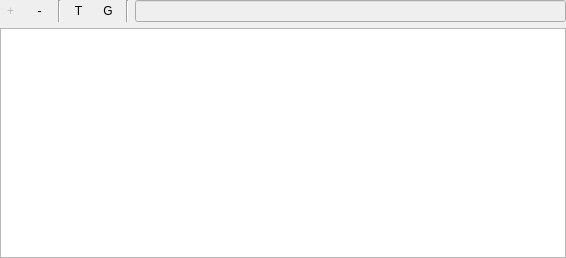
<?xml version="1.0" encoding="UTF-8"?>
<ui version="4.0">
 <class>CatalogueEventsWidget</class>
 <widget class="QWidget" name="CatalogueEventsWidget">
  <property name="geometry">
   <rect>
    <x>0</x>
    <y>0</y>
    <width>566</width>
    <height>258</height>
   </rect>
  </property>
  <property name="windowTitle">
   <string>Form</string>
  </property>
  <layout class="QVBoxLayout" name="verticalLayout">
   <property name="leftMargin">
    <number>0</number>
   </property>
   <property name="topMargin">
    <number>0</number>
   </property>
   <property name="rightMargin">
    <number>0</number>
   </property>
   <property name="bottomMargin">
    <number>0</number>
   </property>
   <item>
    <layout class="QHBoxLayout" name="horizontalLayout">
     <item>
      <widget class="QToolButton" name="btnAdd">
       <property name="enabled">
        <bool>false</bool>
       </property>
       <property name="text">
        <string>+</string>
       </property>
       <property name="icon">
        <iconset resource="../../resources/sqpguiresources.qrc">
         <normaloff>:/icones/add.png</normaloff>:/icones/add.png</iconset>
       </property>
       <property name="autoRaise">
        <bool>true</bool>
       </property>
      </widget>
     </item>
     <item>
      <widget class="QToolButton" name="btnRemove">
       <property name="text">
        <string> - </string>
       </property>
       <property name="icon">
        <iconset resource="../../resources/sqpguiresources.qrc">
         <normaloff>:/icones/remove.png</normaloff>:/icones/remove.png</iconset>
       </property>
       <property name="autoRaise">
        <bool>true</bool>
       </property>
      </widget>
     </item>
     <item>
      <widget class="Line" name="line">
       <property name="orientation">
        <enum>Qt::Vertical</enum>
       </property>
      </widget>
     </item>
     <item>
      <widget class="QToolButton" name="btnTime">
       <property name="text">
        <string>T</string>
       </property>
       <property name="icon">
        <iconset resource="../../resources/sqpguiresources.qrc">
         <normaloff>:/icones/time.png</normaloff>:/icones/time.png</iconset>
       </property>
       <property name="checkable">
        <bool>true</bool>
       </property>
       <property name="autoRaise">
        <bool>true</bool>
       </property>
      </widget>
     </item>
     <item>
      <widget class="QToolButton" name="btnChart">
       <property name="text">
        <string>G</string>
       </property>
       <property name="icon">
        <iconset resource="../../resources/sqpguiresources.qrc">
         <normaloff>:/icones/chart.png</normaloff>:/icones/chart.png</iconset>
       </property>
       <property name="checkable">
        <bool>true</bool>
       </property>
       <property name="autoRaise">
        <bool>true</bool>
       </property>
      </widget>
     </item>
     <item>
      <widget class="Line" name="line_2">
       <property name="orientation">
        <enum>Qt::Vertical</enum>
       </property>
      </widget>
     </item>
     <item>
      <widget class="QLineEdit" name="lineEdit">
       <property name="enabled">
        <bool>false</bool>
       </property>
      </widget>
     </item>
    </layout>
   </item>
   <item>
    <widget class="QTreeView" name="treeView">
     <property name="dragEnabled">
      <bool>true</bool>
     </property>
     <property name="dragDropMode">
      <enum>QAbstractItemView::DragDrop</enum>
     </property>
     <property name="selectionMode">
      <enum>QAbstractItemView::ExtendedSelection</enum>
     </property>
     <property name="selectionBehavior">
      <enum>QAbstractItemView::SelectRows</enum>
     </property>
     <attribute name="headerStretchLastSection">
      <bool>false</bool>
     </attribute>
    </widget>
   </item>
  </layout>
 </widget>
 <resources>
  <include location="../../resources/sqpguiresources.qrc"/>
 </resources>
 <connections/>
</ui>
